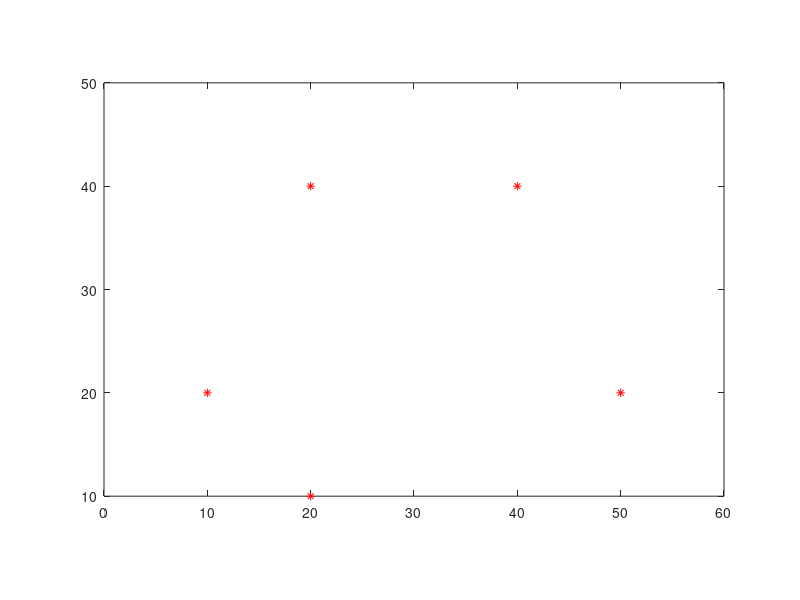

MATLAB code for this plot: (Note: this script raises an error after producing the figure.)
clear

px = [10 20 40 50 20];
py = [20 40 40 20 10];

plot(px, py, 'r*')
axis([0 60 10 50])
axis equal
hold on

t0 = 0;
t1 = 1;
t2 = 2;
t3 = 3;
t4 = 4;

%x
syms a3 a2 a1 a0 t
cx(t) = a3 * t^3 + a2 * t^2 + a1 * t^1 + a0;
cxd(t) = diff(cx, t);

eq = [cx(t0) == px(1), cx(t1) == px(2), cx(t2) == px(3), ...
    cx(t3) == px(4), cx(t4) == px(5)];

m = solve(eq, [a3 a2 a1 a0] );
x(t) = subs(cx, [a3 a2 a1 a0], [m.a3 m.a2 m.a1 m.a0]);

%y
syms b3 b2 b1 b0 
cy(t) = b3 * t^3 + b2 * t^2 + b1 * t^1 + b0;
cyd(t) = diff(cy, t);

eq = [cy(t0) == py(1), cy(t1) == py(2), cy(t2) == py(3), ...
    cy(t3) == py(4), cy(t4) == py(5)];

m = solve(eq, [b3 b2 b1 b0] );
y(t) = subs(cy, [b3 b2 b1 b0], [m.b3 m.b2 m.b1 m.b0]);

fplot(x, y, [t0 t4])